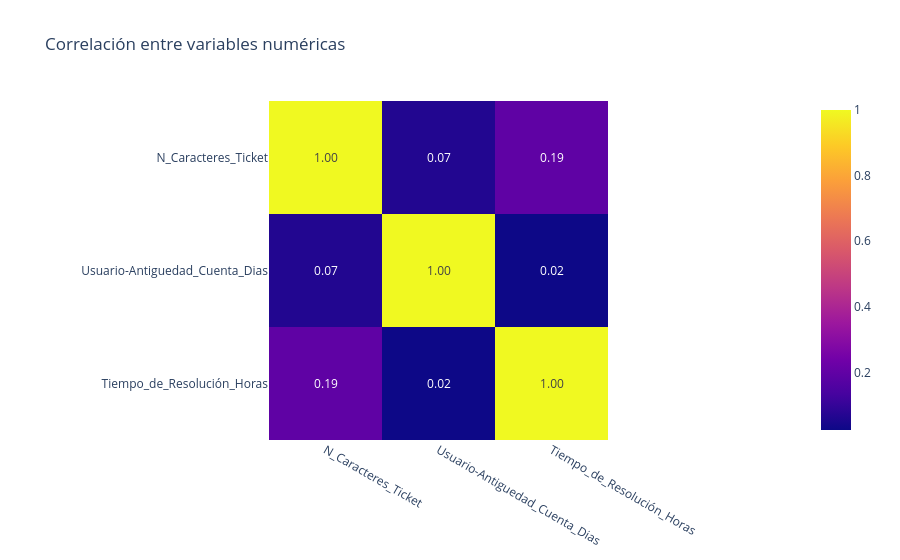

The notebook cell saved with this chart:
### Code cell
# Correlación entre numéricas
corr = df_tickets[NUM_COLS].corr()
fig = px.imshow(corr, text_auto=".2f", title="Correlación entre variables numéricas")
fig.show()

### Figure 1 — Plotly figure (JSON) as saved in the notebook; plotly's stock layout.template omitted (floating-point values rounded to 4 significant figures)
{"data": [{"coloraxis": "coloraxis", "hovertemplate": "x: %{x}<br>y: %{y}<br>color: %{z}<extra></extra>", "name": "0", "texttemplate": "%{z:.2f}", "type": "heatmap", "x": ["N_Caracteres_Ticket", "Usuario-Antiguedad_Cuenta_Dias", "Tiempo_de_Resolución_Horas"], "xaxis": "x", "y": ["N_Caracteres_Ticket", "Usuario-Antiguedad_Cuenta_Dias", "Tiempo_de_Resolución_Horas"], "yaxis": "y", "z": [[1.0, 0.06506, 0.1943], [0.06506, 1.0, 0.02477], [0.1943, 0.02477, 1.0]]}], "layout": {"coloraxis": {"colorscale": [[0, "#0d0887"], [0.1111, "#46039f"], [0.2222, "#7201a8"], [0.3333, "#9c179e"], [0.4444, "#bd3786"], [0.5556, "#d8576b"], [0.6667, "#ed7953"], [0.7778, "#fb9f3a"], [0.8889, "#fdca26"], [1, "#f0f921"]]}, "title": {"text": "Correlación entre variables numéricas"}, "xaxis": {"anchor": "y", "constrain": "domain", "domain": [0, 1], "scaleanchor": "y"}, "yaxis": {"anchor": "x", "autorange": "reversed", "constrain": "domain", "domain": [0, 1]}}}
